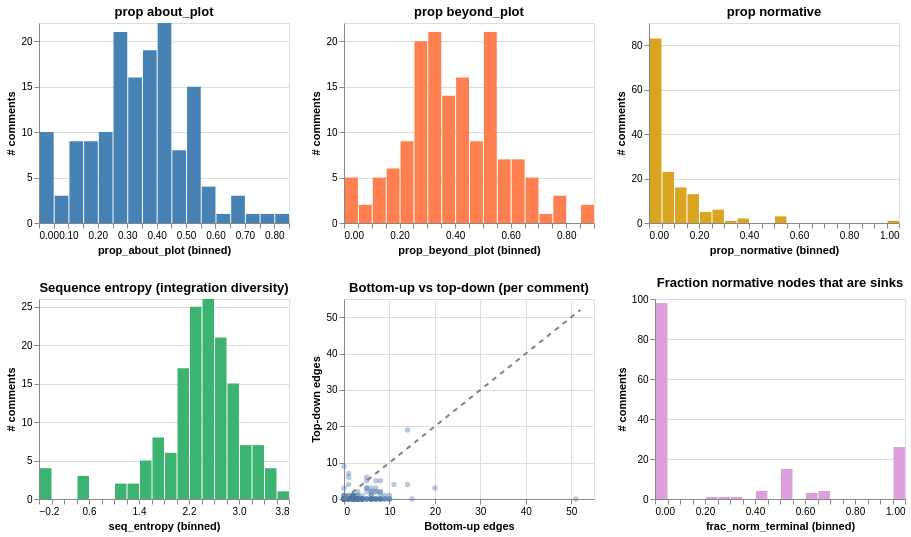

The notebook cell this image was saved under:
### Code cell
hist_a = alt.Chart(feat_df).mark_bar(color="steelblue").encode(
    x=alt.X("prop_about_plot:Q", bin=alt.Bin(maxbins=20)),
    y=alt.Y("count()", title="# comments"),
).properties(title="prop about_plot", width=250, height=200)

hist_b = alt.Chart(feat_df).mark_bar(color="coral").encode(
    x=alt.X("prop_beyond_plot:Q", bin=alt.Bin(maxbins=20)),
    y=alt.Y("count()", title="# comments"),
).properties(title="prop beyond_plot", width=250, height=200)

hist_c = alt.Chart(feat_df).mark_bar(color="goldenrod").encode(
    x=alt.X("prop_normative:Q", bin=alt.Bin(maxbins=20)),
    y=alt.Y("count()", title="# comments"),
).properties(title="prop normative", width=250, height=200)

hist_d = alt.Chart(feat_df).mark_bar(color="mediumseagreen").encode(
    x=alt.X("seq_entropy:Q", bin=alt.Bin(maxbins=20)),
    y=alt.Y("count()", title="# comments"),
).properties(title="Sequence entropy (integration diversity)", width=250, height=200)

lim = float(max(feat_df["bu_edges"].max(), feat_df["td_edges"].max()) + 1)
diag_df = pd.DataFrame({"x": [0, lim], "y": [0, lim]})
scatter_e = (
    alt.Chart(feat_df).mark_circle(opacity=0.4).encode(
        x=alt.X("bu_edges:Q", title="Bottom-up edges"),
        y=alt.Y("td_edges:Q", title="Top-down edges"),
    )
    + alt.Chart(diag_df).mark_line(strokeDash=[5, 5], color="grey").encode(
        x="x:Q", y="y:Q",
    )
).properties(title="Bottom-up vs top-down (per comment)", width=250, height=200)

hist_f = alt.Chart(feat_df).mark_bar(color="plum").encode(
    x=alt.X("frac_norm_terminal:Q", bin=alt.Bin(maxbins=20)),
    y=alt.Y("count()", title="# comments"),
).properties(title="Fraction normative nodes that are sinks", width=250, height=200)

(hist_a | hist_b | hist_c) & (hist_d | scatter_e | hist_f)

### Figure 1 — Vega-Lite specification as saved in the notebook (floating-point values rounded to 4 significant figures; data arrays with more than 128 entries replaced by an {"elided": "..."} marker saying what was removed)
{"config": {"view": {"continuousWidth": 300, "continuousHeight": 300}}, "vconcat": [{"hconcat": [{"mark": {"type": "bar", "color": "steelblue"}, "encoding": {"x": {"bin": {"maxbins": 20}, "field": "prop_about_plot", "type": "quantitative"}, "y": {"aggregate": "count", "title": "# comments", "type": "quantitative"}}, "height": 200, "title": "prop about_plot", "width": 250}, {"mark": {"type": "bar", "color": "coral"}, "encoding": {"x": {"bin": {"maxbins": 20}, "field": "prop_beyond_plot", "type": "quantitative"}, "y": {"aggregate": "count", "title": "# comments", "type": "quantitative"}}, "height": 200, "title": "prop beyond_plot", "width": 250}, {"mark": {"type": "bar", "color": "goldenrod"}, "encoding": {"x": {"bin": {"maxbins": 20}, "field": "prop_normative", "type": "quantitative"}, "y": {"aggregate": "count", "title": "# comments", "type": "quantitative"}}, "height": 200, "title": "prop normative", "width": 250}], "data": {"name": "data-81ef3f7a16ce241494718a0501c354df"}}, {"hconcat": [{"data": {"name": "data-81ef3f7a16ce241494718a0501c354df"}, "mark": {"type": "bar", "color": "mediumseagreen"}, "encoding": {"x": {"bin": {"maxbins": 20}, "field": "seq_entropy", "type": "quantitative"}, "y": {"aggregate": "count", "title": "# comments", "type": "quantitative"}}, "height": 200, "title": "Sequence entropy (integration diversity)", "width": 250}, {"layer": [{"data": {"name": "data-81ef3f7a16ce241494718a0501c354df"}, "mark": {"type": "circle", "opacity": 0.4}, "encoding": {"x": {"field": "bu_edges", "title": "Bottom-up edges", "type": "quantitative"}, "y": {"field": "td_edges", "title": "Top-down edges", "type": "quantitative"}}}, {"data": {"name": "data-fa7aaf8996cedf2bbf5a21ca472471b4"}, "mark": {"type": "line", "color": "grey", "strokeDash": [5, 5]}, "encoding": {"x": {"field": "x", "type": "quantitative"}, "y": {"field": "y", "type": "quantitative"}}}], "height": 200, "title": "Bottom-up vs top-down (per comment)", "width": 250}, {"data": {"name": "data-81ef3f7a16ce241494718a0501c354df"}, "mark": {"type": "bar", "color": "plum"}, "encoding": {"x": {"bin": {"maxbins": 20}, "field": "frac_norm_terminal", "type": "quantitative"}, "y": {"aggregate": "count", "title": "# comments", "type": "quantitative"}}, "height": 200, "title": "Fraction normative nodes that are sinks", "width": 250}]}], "$schema": "https://vega.github.io/schema/vega-lite/v6.1.0.json", "datasets": {"data-81ef3f7a16ce241494718a0501c354df": {"elided": "153 records"}, "data-fa7aaf8996cedf2bbf5a21ca472471b4": [{"x": 0.0, "y": 0.0}, {"x": 52.0, "y": 52.0}]}}
